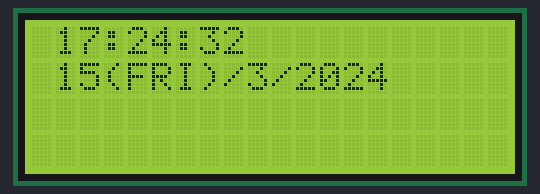
The sketch below on a simulated ESP8266 (NodeMCU). Parts: 20×4 character LCD. WiFi joins after 1.5 s; servers stay silent unless stated; what the sketch prints to the serial monitor is not drawn.

Above: at 3.0 s.
At 6.1 s:
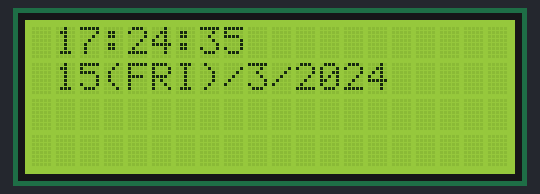
At 12.2 s:
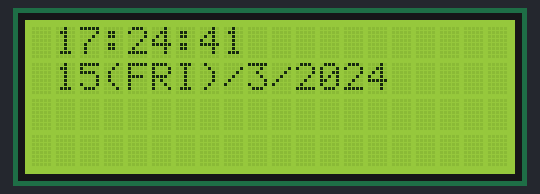
At 20.4 s:
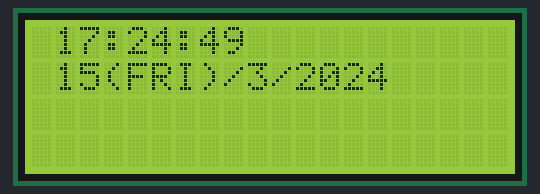
At 29.7 s:
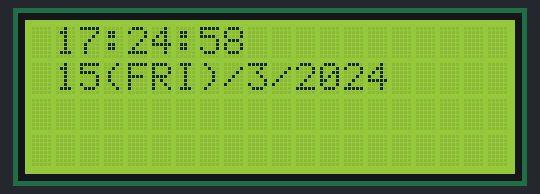
At 38.9 s:
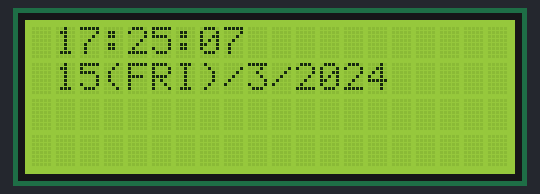

The sketch:

TimeNTP_ESP8266WiFi.ino
```cpp
/*
 * TimeNTP_ESP8266WiFi.ino
 * Example showing time sync to NTP time source
 *
 * This sketch uses the ESP8266WiFi library
 */

#include <TimeLib.h>
#include <ESP8266WiFi.h>
#include <WiFiUdp.h>
#include <Wire.h>
#include <LiquidCrystal_I2C.h>

LiquidCrystal_I2C lcd(0x27,20,4);

const char ssid[] = "dlink";  //  your network SSID (name)
const char pass[] = "porome11";       // your network password

// NTP Servers:
static const char ntpServerName[] = "pool.ntp.org";
//static const char ntpServerName[] = "time.nist.gov";
//static const char ntpServerName[] = "time-a.timefreq.bldrdoc.gov";
//static const char ntpServerName[] = "time-b.timefreq.bldrdoc.gov";
//static const char ntpServerName[] = "time-c.timefreq.bldrdoc.gov";

const int timeZone = 7;     // Central European Time
//const int timeZone = -5;  // Eastern Standard Time (USA)
//const int timeZone = -4;  // Eastern Daylight Time (USA)
//const int timeZone = -8;  // Pacific Standard Time (USA)
//const int timeZone = -7;  // Pacific Daylight Time (USA)


WiFiUDP Udp;
unsigned int localPort = 8888;  // local port to listen for UDP packets

time_t getNtpTime();
void digitalClockDisplay();
void printDigits(int digits);
void sendNTPpacket(IPAddress &address);

String days[7] = {"SUN","MON","TUE","WED","THU","FRI","SAT"};

void setup()
{
  lcd.init();
  lcd.backlight();

  Serial.begin(115200);
  while (!Serial) ; // Needed for Leonardo only
  delay(250);
  Serial.println("TimeNTP Example");
  Serial.print("Connecting to ");
  Serial.println(ssid);
  WiFi.begin(ssid, pass);
  String displayResult = "";

  while (WiFi.status() != WL_CONNECTED) {
    delay(500);
    Serial.print(".");
    displayResult=displayResult+".";
    lcd.setCursor(1,0);
    lcd.print("Connecting");
    lcd.setCursor(1,1);
    lcd.print(displayResult);
  }

  lcd.clear();
  lcd.setCursor(1,0);
  lcd.print("Connected");
  lcd.setCursor(1,1);
  lcd.print(WiFi.localIP());

  Serial.print("IP number assigned by DHCP is ");
  Serial.println(WiFi.localIP());
  Serial.println("Starting UDP");
  Udp.begin(localPort);
  Serial.print("Local port: ");
  Serial.println(Udp.localPort());
  Serial.println("waiting for sync");
  setSyncProvider(getNtpTime);
  setSyncInterval(300);

  //LCD
  delay(1000);
  lcd.clear();

}

time_t prevDisplay = 0; // when the digital clock was displayed

void loop()
{
  if (timeStatus() != timeNotSet) {
    if (now() != prevDisplay) { //update the display only if time has changed
      prevDisplay = now();
      digitalClockDisplay();
    }
  }
}

void digitalClockDisplay()
{
  // digital clock display of the time


  String myStr[3] = {"","",""};
  myStr[0] = (String)hour();
  if(hour()<10)
    myStr[0] = "0"+myStr[0];
  myStr[1] = (String)minute();
  if(minute()<10)
    myStr[1] = "0"+myStr[1];
  myStr[2] = (String)second();
  if(second()<10)
    myStr[2] = "0"+myStr[2];


  lcd.backlight();
  lcd.setCursor(1,0);
  lcd.print(myStr[0]+":"+myStr[1]+":"+myStr[2]);
  lcd.setCursor(1,1);
  lcd.print((String)day()+"("+days[weekday()-1]+")/"+(String)month()+"/"+(String)year());

  delay(1000);
  lcd.clear();

  /*
  Serial.print(hour());
  printDigits(minute());
  printDigits(second());
  Serial.print(" ");
  Serial.print(day());
  Serial.print(".");
  Serial.print(month());
  Serial.print(".");
  Serial.print(year());
  Serial.println();*/
}

void printDigits(int digits)
{
  // utility for digital clock display: prints preceding colon and leading 0
  /*Serial.print(":");
  if (digits < 10)
    Serial.print('0');
  Serial.print(digits);
  */
}

/*-------- NTP code ----------*/

const int NTP_PACKET_SIZE = 48; // NTP time is in the first 48 bytes of message
byte packetBuffer[NTP_PACKET_SIZE]; //buffer to hold incoming & outgoing packets

time_t getNtpTime()
{
  IPAddress ntpServerIP; // NTP server's ip address

  while (Udp.parsePacket() > 0) ; // discard any previously received packets
  Serial.println("Transmit NTP Request");
  // get a random server from the pool
  WiFi.hostByName(ntpServerName, ntpServerIP);
  Serial.print(ntpServerName);
  Serial.print(": ");
  Serial.println(ntpServerIP);
  sendNTPpacket(ntpServerIP);
  uint32_t beginWait = millis();
  while (millis() - beginWait < 1500) {
    int size = Udp.parsePacket();
    if (size >= NTP_PACKET_SIZE) {
      Serial.println("Receive NTP Response");
      Udp.read(packetBuffer, NTP_PACKET_SIZE);  // read packet into the buffer
      unsigned long secsSince1900;
      // convert four bytes starting at location 40 to a long integer
      secsSince1900 =  (unsigned long)packetBuffer[40] << 24;
      secsSince1900 |= (unsigned long)packetBuffer[41] << 16;
      secsSince1900 |= (unsigned long)packetBuffer[42] << 8;
      secsSince1900 |= (unsigned long)packetBuffer[43];
      return secsSince1900 - 2208988800UL + timeZone * SECS_PER_HOUR;
    }
  }
  Serial.println("No NTP Response :-(");
  return 0; // return 0 if unable to get the time
}

// send an NTP request to the time server at the given address
void sendNTPpacket(IPAddress &address)
{
  // set all bytes in the buffer to 0
  memset(packetBuffer, 0, NTP_PACKET_SIZE);
  // Initialize values needed to form NTP request
  // (see URL above for details on the packets)
  packetBuffer[0] = 0b11100011;   // LI, Version, Mode
  packetBuffer[1] = 0;     // Stratum, or type of clock
  packetBuffer[2] = 6;     // Polling Interval
  packetBuffer[3] = 0xEC;  // Peer Clock Precision
  // 8 bytes of zero for Root Delay & Root Dispersion
  packetBuffer[12] = 49;
  packetBuffer[13] = 0x4E;
  packetBuffer[14] = 49;
  packetBuffer[15] = 52;
  // all NTP fields have been given values, now
  // you can send a packet requesting a timestamp:
  Udp.beginPacket(address, 123); //NTP requests are to port 123
  Udp.write(packetBuffer, NTP_PACKET_SIZE);
  Udp.endPacket();
}
```

Measured:
- what the display in image 0 shows lasts 1.0 s, from 2.9 s to 3.9 s
